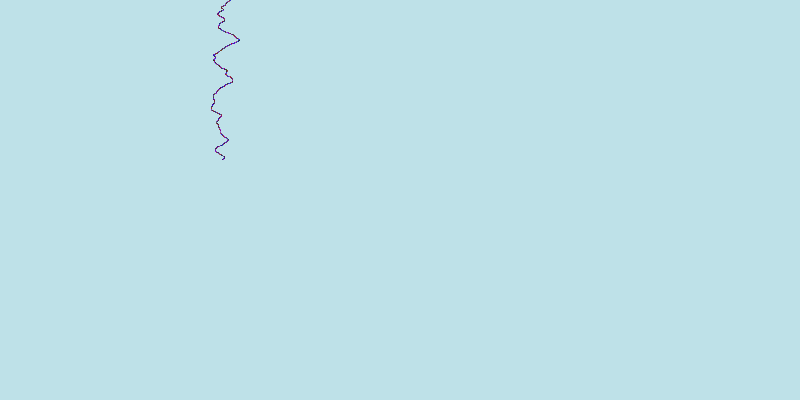
Frame 1 (no input)
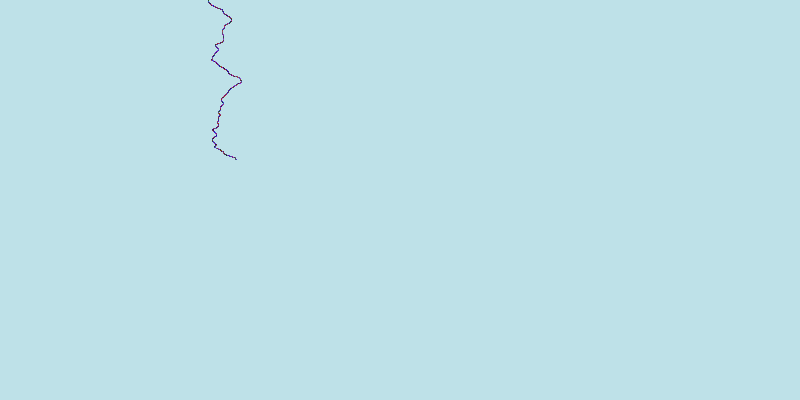
Frame 60 (the mouse pressed at the canvas centre just before this capture)
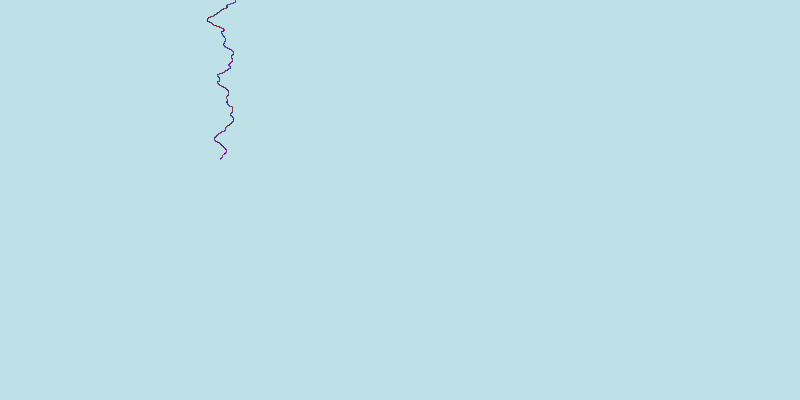
Frame 120 (the mouse held since frame 60 and released just before this capture)

The Processing sketch that drew these frames (run headless with seeded random() and noise(); from frame 60 on, the mouse is pressed at the canvas centre):

// Processing sketch: candle_
// ── candle_.pde
//Each of these elements shall contain at least 
//one purposefully used loop and utilitze noise to look random in a natural way.
//At least two of these elements shall change over time.

//NOISE SPACE: noise function works as a "screenshooting" and allows movement 
//and perseption in the space
//Steps of 0.005-0.03
float time=0;

void setup(){
size(800,400);
}

void draw(){
background(#BEE1E8);

  float x=0;
  float y=0;
  while(x<width){
    stroke(random(200),random(100),random(255));
    //we can use this same code for made a candle using POINT rather than line
    //if we work in y coordinator. 
    point(200+50*noise(x/100,time),y);
    x=x+0.1;
    y=y+0.02;
  }
  time=time+1;
}
